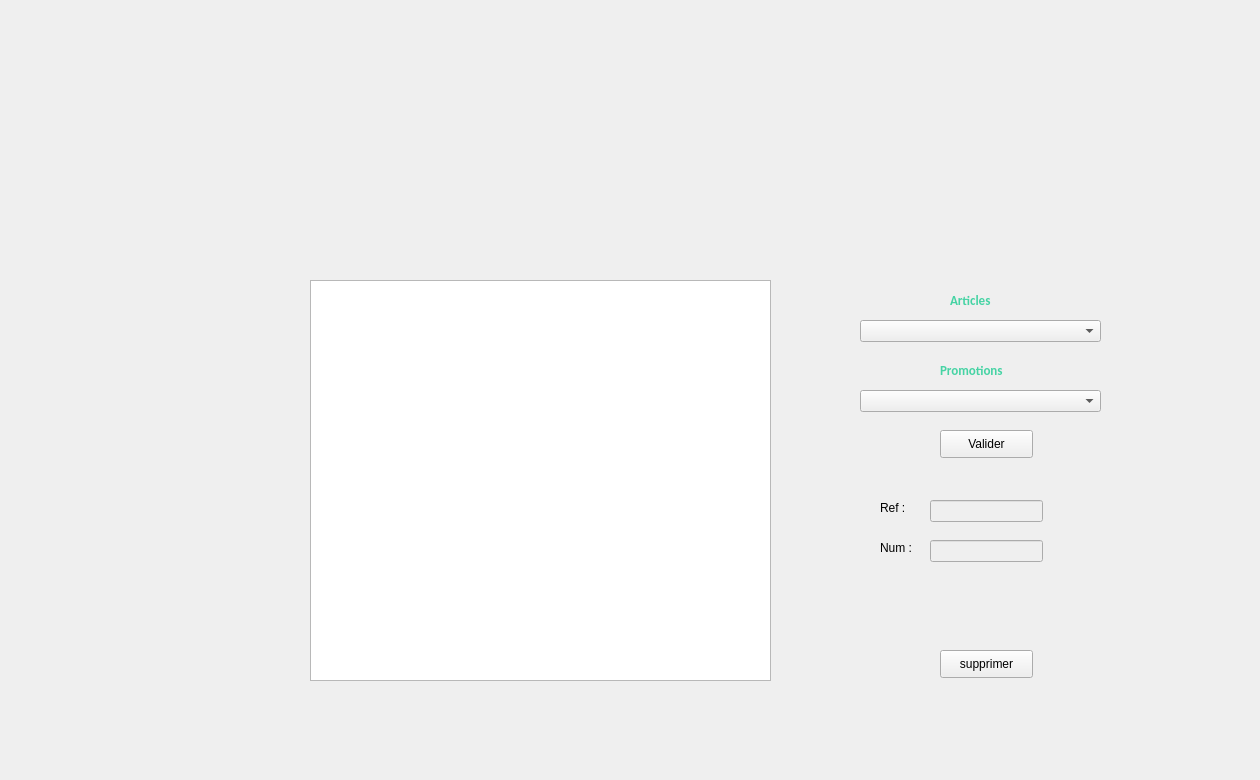
    <widget class="QWidget" name="page_13">
     <widget class="QLabel" name="label_40">
      <property name="geometry">
       <rect>
        <x>30</x>
        <y>-10</y>
        <width>1221</width>
        <height>771</height>
       </rect>
      </property>
      <property name="text">
       <string/>
      </property>
      <property name="pixmap">
       <pixmap>../../Downloads/affectation.png</pixmap>
      </property>
      <property name="scaledContents">
       <bool>true</bool>
      </property>
     </widget>
     <widget class="QTableView" name="tableView_4">
      <property name="geometry">
       <rect>
        <x>310</x>
        <y>280</y>
        <width>461</width>
        <height>401</height>
       </rect>
      </property>
     </widget>
     <widget class="QComboBox" name="art">
      <property name="geometry">
       <rect>
        <x>860</x>
        <y>320</y>
        <width>241</width>
        <height>22</height>
       </rect>
      </property>
     </widget>
     <widget class="QComboBox" name="promo">
      <property name="geometry">
       <rect>
        <x>860</x>
        <y>390</y>
        <width>241</width>
        <height>22</height>
       </rect>
      </property>
     </widget>
     <widget class="QLabel" name="label_42">
      <property name="geometry">
       <rect>
        <x>950</x>
        <y>290</y>
        <width>111</width>
        <height>20</height>
       </rect>
      </property>
      <property name="font">
       <font>
        <family>Calibri</family>
        <pointsize>10</pointsize>
        <weight>75</weight>
        <bold>true</bold>
       </font>
      </property>
      <property name="styleSheet">
       <string notr="true">color: rgb(70, 211, 164);</string>
      </property>
      <property name="text">
       <string>Articles</string>
      </property>
     </widget>
     <widget class="QLabel" name="label_44">
      <property name="geometry">
       <rect>
        <x>940</x>
        <y>360</y>
        <width>111</width>
        <height>20</height>
       </rect>
      </property>
      <property name="font">
       <font>
        <family>Calibri</family>
        <pointsize>10</pointsize>
        <weight>75</weight>
        <bold>true</bold>
       </font>
      </property>
      <property name="styleSheet">
       <string notr="true">color: rgb(70, 211, 164);</string>
      </property>
      <property name="text">
       <string>Promotions</string>
      </property>
     </widget>
     <widget class="QPushButton" name="valide">
      <property name="geometry">
       <rect>
        <x>940</x>
        <y>430</y>
        <width>93</width>
        <height>28</height>
       </rect>
      </property>
      <property name="text">
       <string>Valider</string>
      </property>
     </widget>
     <widget class="QPushButton" name="suppppp">
      <property name="geometry">
       <rect>
        <x>940</x>
        <y>650</y>
        <width>93</width>
        <height>28</height>
       </rect>
      </property>
      <property name="text">
       <string>supprimer</string>
      </property>
     </widget>
     <widget class="QLineEdit" name="ref_3">
      <property name="enabled">
       <bool>false</bool>
      </property>
      <property name="geometry">
       <rect>
        <x>930</x>
        <y>500</y>
        <width>113</width>
        <height>22</height>
       </rect>
      </property>
     </widget>
     <widget class="QLineEdit" name="num_4">
      <property name="enabled">
       <bool>false</bool>
      </property>
      <property name="geometry">
       <rect>
        <x>930</x>
        <y>540</y>
        <width>113</width>
        <height>22</height>
       </rect>
      </property>
     </widget>
     <widget class="QLabel" name="label_45">
      <property name="geometry">
       <rect>
        <x>880</x>
        <y>500</y>
        <width>55</width>
        <height>16</height>
       </rect>
      </property>
      <property name="text">
       <string>Ref :</string>
      </property>
     </widget>
     <widget class="QLabel" name="label_47">
      <property name="geometry">
       <rect>
        <x>880</x>
        <y>540</y>
        <width>55</width>
        <height>16</height>
       </rect>
      </property>
      <property name="text">
       <string>Num :</string>
      </property>
     </widget>
     <widget class="QPushButton" name="aaa">
      <property name="geometry">
       <rect>
        <x>970</x>
        <y>150</y>
        <width>181</width>
        <height>51</height>
       </rect>
      </property>
      <property name="text">
       <string/>
      </property>
      <property name="flat">
       <bool>true</bool>
      </property>
     </widget>
     <widget class="QPushButton" name="bbb">
      <property name="geometry">
       <rect>
        <x>350</x>
        <y>150</y>
        <width>201</width>
        <height>51</height>
       </rect>
      </property>
      <property name="text">
       <string/>
      </property>
      <property name="flat">
       <bool>true</bool>
      </property>
     </widget>
     <widget class="QPushButton" name="ccc">
      <property name="geometry">
       <rect>
        <x>60</x>
        <y>340</y>
        <width>201</width>
        <height>41</height>
       </rect>
      </property>
      <property name="text">
       <string/>
      </property>
      <property name="flat">
       <bool>true</bool>
      </property>
     </widget>
    </widget>
